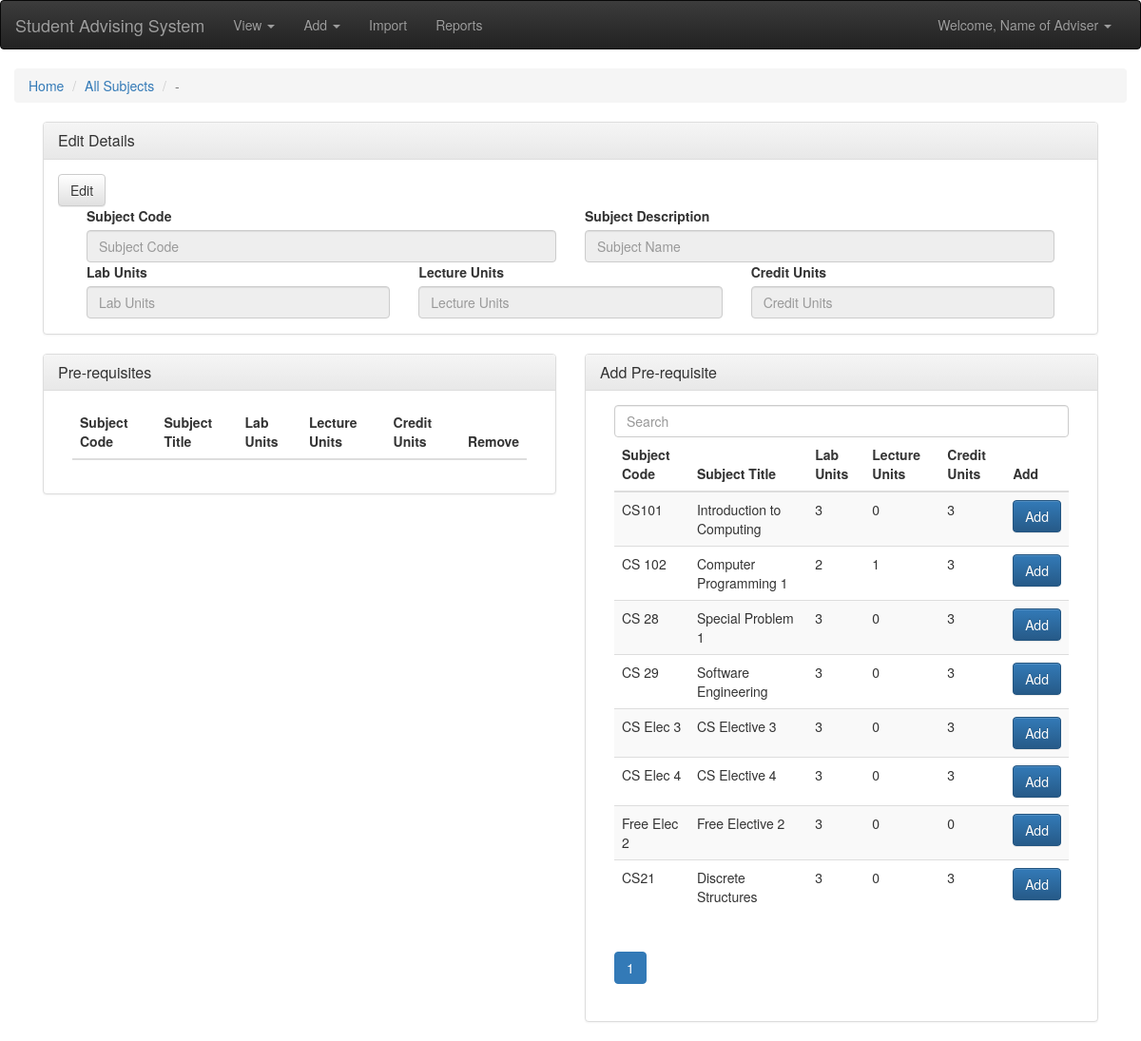
The page /edit/subject.php on the database as committed earlier.
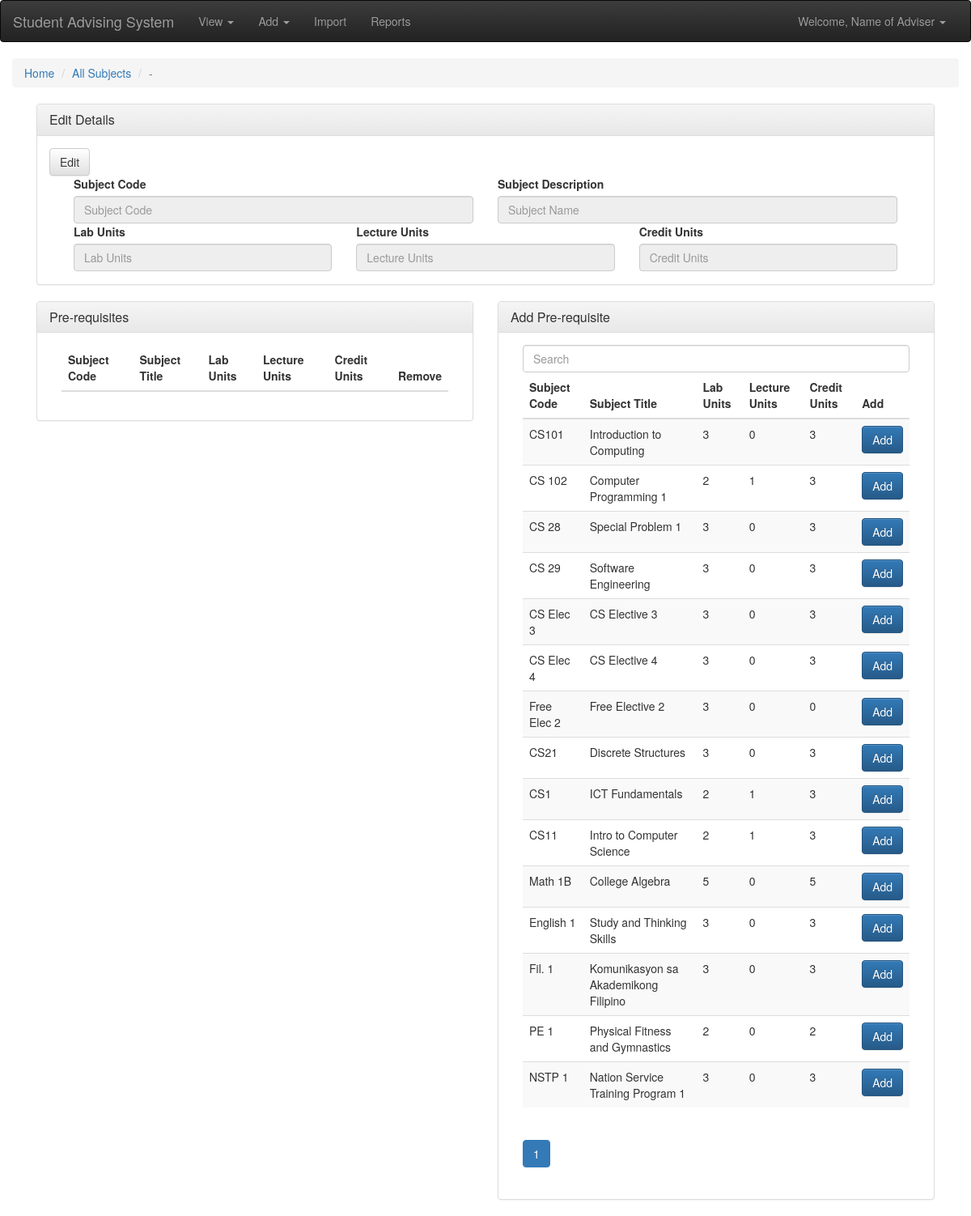
The same page on the database as committed later.
### tables this page shows
CREATE TABLE `subject` (
  `subject_id` int(255) NOT NULL,
  `subject_name` varchar(255) NOT NULL,
  `subject_description` varchar(255) NOT NULL,
  `lecture_unit` int(255) DEFAULT NULL,
  `lab_unit` int(5) DEFAULT NULL,
  `credit_unit` int(5) NOT NULL
);

### edit/subject.php (the view, shortened to what the changed rows need)
<?php
	include '../backend/connection.php';
	$subid = $_GET['subid'];
?>
<!DOCTYPE html>
<html>
	<head>
		<link rel="stylesheet" href="../css/bootstrap.min.css">
		<link rel="stylesheet" href="../css/bootstrap-theme.min.css">
	</head>
	<body>
			<div class="container-fluid">
				<div class="container-fluid">
					<div class="col-md-6">
						<div class="panel panel-default">
							<div class="panel-body">
						    	<div class="container-fluid">
						    		<div class="table-responsive">
						    			<table class="table table-striped">
						    				<thead>
						    					<tr>
						    						<th>Subject Code</th>
						    						<th>Subject Title</th>
						    						<th>Lab Units</th>
						    						<th>Lecture Units</th>
						    						<th>Credit Units</th>
						    						<th>Remove</th>
						    					</tr>
						    				</thead>
						    			</table>
						    		</div>
						    	</div>
						  	</div>
						</div>
					</div>
					<div class="col-md-6">
						<div class="panel panel-default">
							<div class="panel-body">
						    	<div class="container-fluid">
						    		<div class="table-responsive">
						    			<table class="table table-striped">
						    				<thead>
						    					<tr>
						    						<th>Subject Code</th>
						    						<th>Subject Title</th>
						    						<th>Lab Units</th>
						    						<th>Lecture Units</th>
						    						<th>Credit Units</th>
						    						<th>Add</th>
						    					</tr>
						    				</thead>
						    				<tbody id="tbodyaddprereq">
						    					<?php
						    						$sql = "SELECT * FROM subject WHERE subject_id != '".$subid."'";
						    						$result = $conn->query($sql);
						    						while($row = $result->fetch_assoc()){
						    							$sql2 = "SELECT * FROM subject_preq WHERE subject_id = '".$subid."' AND subject_id_preq = '".$row['subject_id']."'";
						    							$result2 = $conn->query($sql2);
						    							if($result2->fetch_assoc() != 0)
						    								{}
						    							else
						    								echo '
						    									<tr>
						    										<td>'.$row['subject_name'].'</td>
						    										<td>'.$row['subject_description'].'</td>
						    										<td>'.$row['lecture_unit'].'</td>
						    										<td>'.$row['lab_unit'].'</td>
						    										<td>'.$row['credit_unit'].'</td>
						    										<td><button type="text" class="btn btn-primary" onclick="addpreqsub('.$subid.','.$row['subject_id'].')">Add</button></td>
						    									</tr>
						    								';
						    						}
						    					?>
						    				</tbody>
						    			</table>
						    		</div>
						    	</div>
						  	</div>
						</div>
					</div>
				</div>
			</div>
	</body>
</html>

Rows that differ between the two databases and show on the page:
added subject: subject_name "CS1", subject_description "ICT Fundamentals", lecture_unit "2", lab_unit "1", credit_unit "3"
added subject: subject_name "CS11", subject_description "Intro to Computer Science", lecture_unit "2", lab_unit "1", credit_unit "3"
added subject: subject_name "Math 1B", subject_description "College Algebra", lecture_unit "5", lab_unit "0", credit_unit "5"
added subject: subject_name "English 1", subject_description "Study and Thinking Skills", lecture_unit "3", lab_unit "0", credit_unit "3"
added subject: subject_name "Fil. 1", subject_description "Komunikasyon sa Akademikong Filipino", lecture_unit "3", lab_unit "0", credit_unit "3"
added subject: subject_name "PE 1", subject_description "Physical Fitness and Gymnastics", lecture_unit "2", lab_unit "0", credit_unit "2"
added subject: subject_name "NSTP 1", subject_description "Nation Service Training Program 1", lecture_unit "3", lab_unit "0", credit_unit "3"
